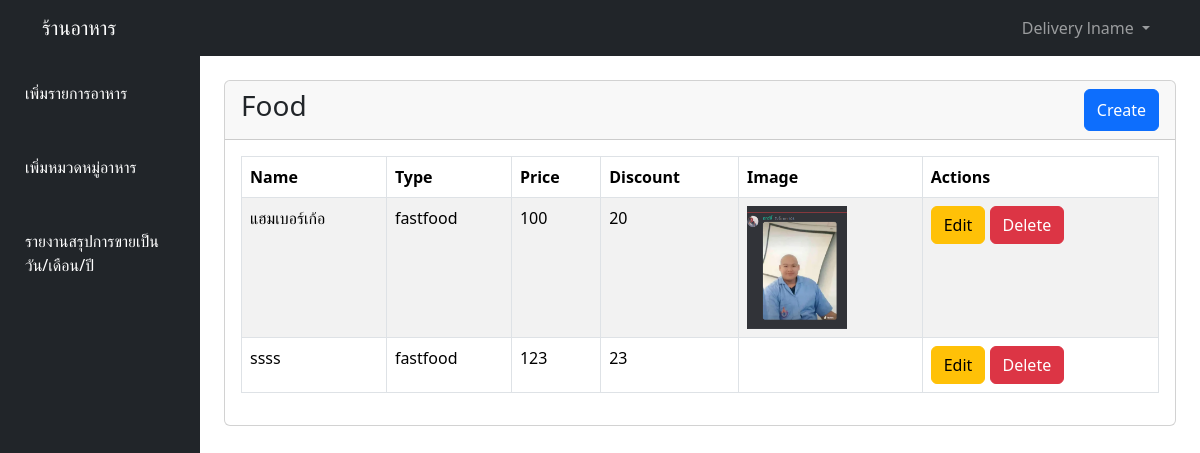
Screenshot of / (signed in) with the database file from the repository.
### tables this page shows
CREATE TABLE IF NOT EXISTS `users` (
  `id` int(10) NOT NULL AUTO_INCREMENT,
  `role` enum('user','admin','manager','delivery') NOT NULL DEFAULT 'user',
  `firstname` varchar(255) NOT NULL,
  `lastname` varchar(255) NOT NULL,
  `phone` varchar(50) DEFAULT NULL,
  `email` varchar(255) NOT NULL,
  `password` varchar(255) NOT NULL,
  `profile_image` longtext DEFAULT NULL,
  `status` int(11) DEFAULT 0,
  PRIMARY KEY (`id`)
);

CREATE TABLE IF NOT EXISTS `food` (
  `id` int(11) NOT NULL AUTO_INCREMENT,
  `type_id` int(11) DEFAULT NULL,
  `shop_id` int(11) DEFAULT NULL,
  `name` varchar(50) DEFAULT NULL,
  `price` int(11) DEFAULT 0,
  `discount` int(11) DEFAULT 0,
  `food_img` longtext DEFAULT NULL,
  PRIMARY KEY (`id`),
  KEY `FK_food_food_type` (`type_id`),
  KEY `FK_food_shop` (`shop_id`),
  CONSTRAINT `FK_food_food_type` FOREIGN KEY (`type_id`) REFERENCES `food_type` (`id`) ON DELETE NO ACTION ON UPDATE NO ACTION,
  CONSTRAINT `FK_food_shop` FOREIGN KEY (`shop_id`) REFERENCES `shop` (`id`) ON DELETE NO ACTION ON UPDATE NO ACTION
);

CREATE TABLE IF NOT EXISTS `food_type` (
  `id` int(11) NOT NULL AUTO_INCREMENT,
  `name` varchar(50) DEFAULT NULL,
  PRIMARY KEY (`id`)
);

### config.php (called while the page is built, shortened)
<?php
function gud($userId, $pdo) {
    try {
        $stmt = $pdo->prepare("SELECT * FROM users WHERE id = ?");
        $stmt->execute([$userId]);
        $data = $stmt->fetch();
        return $data;
    } catch (PDOException $e) {
        echo "Error: " . $e->getMessage();
        return [];
    }
}
?>

### views/services/manager.php (the view, shortened to what this page needs)
<?php
    require 'config.php';
    $stmt = $pdo->prepare("SELECT shop.*, shop_type.name AS shop_type_name FROM shop JOIN shop_type ON shop.type_id = shop_type.id WHERE shop.user_id = ?");
    $stmt->execute([$_SESSION['user_login']]);
    $datashop = $stmt->fetch();
    $uhs = $datashop ? true : false;
    $stmt = $pdo->prepare('SELECT food.*, food_type.name AS food_type_name FROM food INNER JOIN food_type ON food.type_id = food_type.id');
    $stmt->execute();
    $foods = $stmt->fetchAll();
?>
<!DOCTYPE html>
<html lang="en">
<head>
</head>
<body>
    <?php include 'navbar.php' ?>
    <div class="container-fluid">
        <div class="row">
            <div class="col-md-2 sidebar p-0">
                <ul class="nav flex-column">
                    <?php
                        if (empty($datashop['approve']) || $datashop['approve'] == 0) {
                    ?>
                    <li class="nav-item"><a href="" class="nav-link nav-content" data-content="access_shop">ขอใช้งานร้านอาหาร</a></li>
                    <?php
                        } else {
                    ?>
                    <li class="nav-item"><a href="" class="nav-link nav-content" data-content="food">เพิ่มรายการอาหาร</a></li>
                    <li class="nav-item"><a href="" class="nav-link nav-content" data-content="foodtype">เพิ่มหมวดหมู่อาหาร</a></li>
                    <li class="nav-item"><a href="" class="nav-link nav-content" data-content="shoptype">รายงานสรุปการขายเป็นวัน/เดือน/ปี</a></li>
                    <?php
                        }
                    ?>
                </ul>
            </div>
            <div class="col-md-10 my-4">
                <div class="container">
                    <?php
                        if (empty($datashop['approve']) || $datashop['approve'] == 0) {
                    ?>
                    <div class="contents" id="access_shop">
                        <h3>Access Shop</h3>
                        <?= ! $uhs ? '<button class="btn btn-primary" data-bs-toggle="modal" data-bs-target="#access_shopp">Request</button>' : '' ?>
                        <p>ชื่อร้าน <?= $datashop['name'] ?></p>
                        <p>ที่อยู่ <?= $datashop['address'] ?></p>
                        <p>เบอร์โทรร้าน <?= $datashop['phone'] ?></p>
                        <p>ประเภทร้านอาหาร <?= $datashop['shop_type_name'] ?></p>
                    </div>
                    <?php
                        } else {
                    ?>
                    <div class="contents" id="food">
                        <div class="card">
                            <div class="card-header d-flex justify-content-between">
                                <h3>Food</h3>
                                <button class="btn btn-primary" class="btn btn-primary" data-bs-toggle="modal" data-bs-target="#createfood">Create</button>
                            </div>
                            <div class="card-body">
                                <table id="admin-table" class="table table-bordered table-striped ">
                                    <thead class="thead-dark">
                                        <tr>
                                            <th>Name</th>
                                            <th>Type</th>
                                            <th>Price</th>
                                            <th>Discount</th>
                                            <th>Image</th>
                                            <th>Actions</th>
                                        </tr>
                                    </thead>
                                    <tbody>
                                        <?php foreach ($foods as $food): ?>
                                        <tr>
                                            <td>
                                                <?php echo $food['name']; ?>
                                            </td>
                                            <td>
                                                <?php echo $food['food_type_name']; ?>
                                            </td>
                                            <td>
                                                <?php echo $food['price']; ?>
                                            </td>
                                            <td>
                                                <?= $food['discount']; ?>
                                            </td>
                                            <td>
                                                <img width="100px" src="<?= $food['food_img']; ?>" alt="">
                                            </td>
                                            <td>
                                                <button class="btn btn-warning" onclick="">Edit</button>
                                                <button class="btn btn-danger" onclick="">Delete</button>
                                            </td>
                                        </tr>
                                        <?php endforeach; ?>
                                    </tbody>
                                </table>
                            </div>
                        </div>
                    </div>
                    <?php
                        }
                    ?>
                </div>
            </div>
        </div>
    </div>
</body>
</html>

### index.php (shortened to what this page needs)
<?php
$routes = [];
route('/', function(){
    include 'assets.php';
    if (!isset($_SESSION['user_login'])) {
        include 'views/home.php';
    } else {
        if ($_SESSION["role"] === "admin") {
            include 'views/services/admin.php';
        } elseif ($_SESSION["role"] === "delivery") {
            include 'views/services/delivery.php';
        } elseif ($_SESSION["role"] === "manager") {
            include 'views/services/manager.php';
        } else {
            include 'views/services/users.php';
        }
    }
});
function route(string $path, callable $callback){
    global $routes;
    $routes[$path] = $callback;
}
run();
function run(){
    global $routes;
    foreach ($routes as $path => $callback) {
        $callback();
    }
}
?>

### assets.php (shortened to what this page needs)
<!DOCTYPE html>
<html lang="en">
<head>
    <link rel="stylesheet" href="assets/css/bootstrap.min.css">
    <link rel="stylesheet" href="assets/main.css">
</head>
</html>

### navbar.php (shortened to what this page needs)
<nav class="navbar navbar-expand-lg navbar-dark bg-dark">
    <div class="container">
        <a class="navbar-brand" href="/">ร้านอาหาร</a>
        <div class="collapse navbar-collapse" id="navbarNav">
            <ul class="navbar-nav ms-auto">
                <?php
                if (isset($_SESSION['user_login'])) {
                $user = gud($_SESSION['user_login'], $pdo)
                ?>
                <li class="nav-item dropdown">
                    <a class="nav-link dropdown-toggle" href="#" role="button" data-bs-toggle="dropdown"
                        aria-expanded="false">
                        <?= $user['firstname']. " " . $user['lastname'] ?>
                    </a>
                </li>
                <?php } ?>
            </ul>
        </div>
    </div>
</nav>

### assets/main.css (style rules this page uses)
.sidebar { background-color: #212529; height: 100vh; }
.sidebar .nav-link { color: white; padding: 25px; }
.contents { display: none; }
.contents:first-of-type { display: block; }

### rows the page displays
users: firstname "Delivery", lastname "lname"
food: name "แฮมเบอร์เก้อ", type.name "fastfood", price "100", discount "20", food_img (picture)
food: name "ssss", type.name "fastfood", price "123", discount "23"
